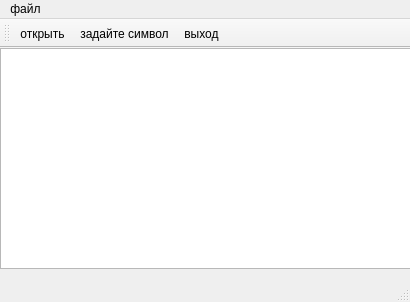
<?xml version="1.0" encoding="UTF-8"?>
<ui version="4.0">
 <class>MainWindow</class>
 <widget class="QMainWindow" name="MainWindow">
  <property name="geometry">
   <rect>
    <x>0</x>
    <y>0</y>
    <width>410</width>
    <height>302</height>
   </rect>
  </property>
  <property name="windowTitle">
   <string>MainWindow</string>
  </property>
  <widget class="QWidget" name="centralwidget">
   <widget class="QTextEdit" name="textEdit">
    <property name="geometry">
     <rect>
      <x>0</x>
      <y>0</y>
      <width>411</width>
      <height>221</height>
     </rect>
    </property>
   </widget>
  </widget>
  <widget class="QMenuBar" name="menubar">
   <property name="geometry">
    <rect>
     <x>0</x>
     <y>0</y>
     <width>410</width>
     <height>20</height>
    </rect>
   </property>
   <widget class="QMenu" name="menu">
    <property name="title">
     <string>файл</string>
    </property>
    <addaction name="separator"/>
    <addaction name="actionQuit"/>
    <addaction name="separator"/>
   </widget>
   <addaction name="menu"/>
  </widget>
  <widget class="QStatusBar" name="statusbar"/>
  <widget class="QToolBar" name="toolBar">
   <property name="windowTitle">
    <string>toolBar</string>
   </property>
   <attribute name="toolBarArea">
    <enum>TopToolBarArea</enum>
   </attribute>
   <attribute name="toolBarBreak">
    <bool>false</bool>
   </attribute>
   <addaction name="actionOpen"/>
   <addaction name="actionSymbol"/>
   <addaction name="actionQuit"/>
  </widget>
  <action name="actionOpen">
   <property name="icon">
    <iconset resource="res.qrc">
     <normaloff>:/fileopen.png</normaloff>:/fileopen.png</iconset>
   </property>
   <property name="text">
    <string>открыть</string>
   </property>
  </action>
  <action name="actionQuit">
   <property name="icon">
    <iconset resource="res.qrc">
     <normaloff>:/exit.png</normaloff>:/exit.png</iconset>
   </property>
   <property name="text">
    <string>выход</string>
   </property>
  </action>
  <action name="actionSymbol">
   <property name="icon">
    <iconset resource="res.qrc">
     <normaloff>:/symbol.png</normaloff>:/symbol.png</iconset>
   </property>
   <property name="text">
    <string>задайте символ</string>
   </property>
  </action>
 </widget>
 <resources>
  <include location="res.qrc"/>
 </resources>
 <connections>
  <connection>
   <sender>actionQuit</sender>
   <signal>triggered()</signal>
   <receiver>MainWindow</receiver>
   <slot>close()</slot>
   <hints>
    <hint type="sourcelabel">
     <x>-1</x>
     <y>-1</y>
    </hint>
    <hint type="destinationlabel">
     <x>399</x>
     <y>299</y>
    </hint>
   </hints>
  </connection>
 </connections>
</ui>
